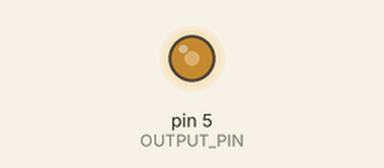
Recording of a sketch running on a simulated Arduino Uno, built with avr-gcc and run on an emulated ATmega328P. On the bench: output pins drawn as LEDs (lit = HIGH). What the sketch prints to the serial monitor is not drawn.

Above: at 0.37 s.
Timing chart, 0 to 40.0 s (numbered marks = the images above):
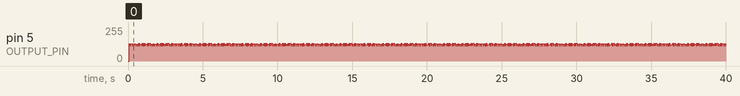

The sketch:

signal_generator.ino
```cpp
#include "math.h"

#define OUTPUT_PIN 5  // pin D5 will be the output
#define TABLE_SIZE 64

uint32_t startTime,tau;
float value, pi, w, theta,f,Ts;

float times[TABLE_SIZE];
float mySine[TABLE_SIZE];
float myCosine[TABLE_SIZE];

void setup() {
  pinMode(OUTPUT_PIN, OUTPUT);
  Serial.begin(115200);
  startTime = millis();
  tau = 10*1000; //10 secondi
  pi = 104348/33215;
  f = 3; // 3 Hz
  Ts = 1/f;
  theta = pi*0.5;
  w = 2*pi*f;

    for ( int j = 0 ; j<TABLE_SIZE; ++j)
  {
    times[j] = j*Ts;
  }

  for ( int j = 0 ; j<TABLE_SIZE; ++j)
  {
    mySine[j] = 0.5 + 0.5*sin(w*times[j] + theta);
  }
    for ( int j = 0 ; j<TABLE_SIZE; ++j)
  {
    myCosine[j] =0.5 + 0.5*cos(w*times[j] + theta);
  }
}

void loop() {

  //Step function
/*
  if (millis() - startTime >= tau)
  {
    value = 1;
  }
  else
  {
    value = 0;
  }
  Serial.println(value);
  analogWrite(OUTPUT_PIN, myMap(value, 0, 1, 0 , 255) ); // 255 here corresponds to 5 volts
*/
  // Sine function
    for (int i = 0; i < TABLE_SIZE; ++i) {
    Serial.println(mySine[i]);
    analogWrite(OUTPUT_PIN, myMap(mySine[i], 0, 1, 0 , 255) );
  }


  // Cosine function
  /*
    for (int i = 0; i < TABLE_SIZE; ++i) {
    Serial.println(myCosine[i]);
    analogWrite(OUTPUT_PIN, myMap(myCosine[i], 0, 1, 0 , 255) );

  */

}


float myMap(float x, float in_min, float in_max, float out_min, float out_max) {
  return (x - in_min) * (out_max - out_min) / (in_max - in_min) + out_min;
}
```
